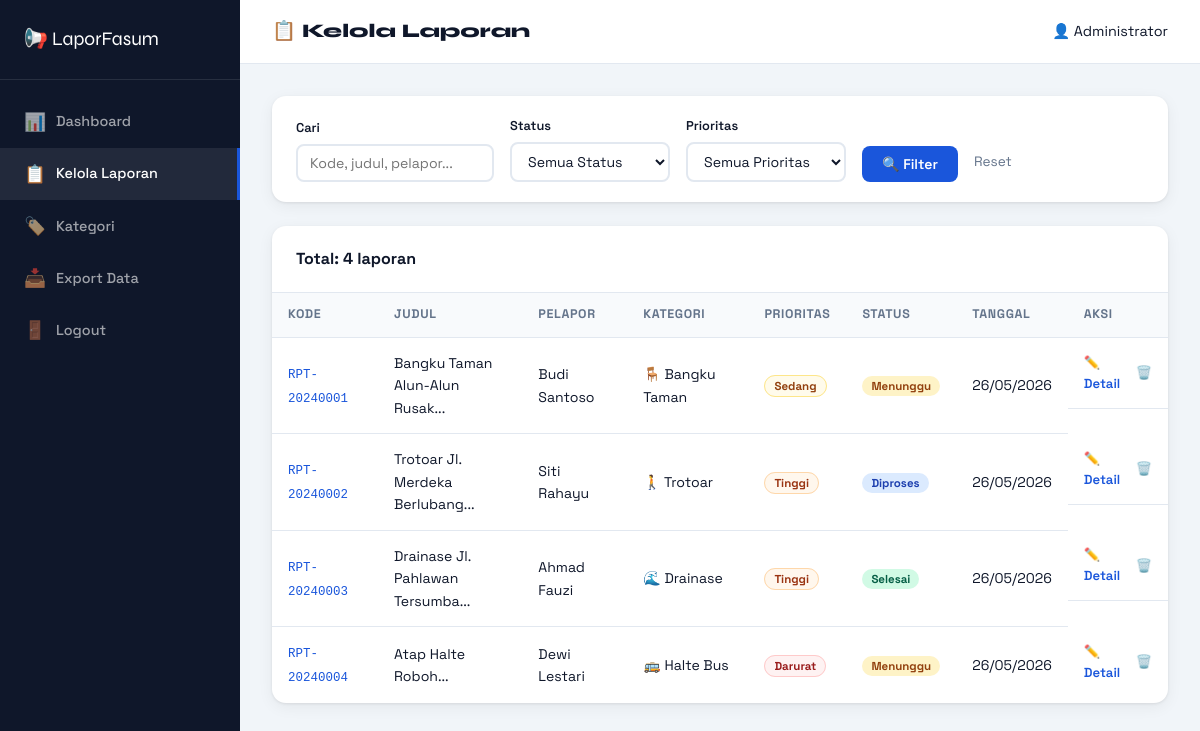
Page /admin/laporan.php (signed in) on the committed database.
### tables this page shows
CREATE TABLE IF NOT EXISTS laporan (
    id INT AUTO_INCREMENT PRIMARY KEY,
    kode_laporan VARCHAR(20) UNIQUE NOT NULL,
    nama_pelapor VARCHAR(150) NOT NULL,
    email_pelapor VARCHAR(150),
    no_hp VARCHAR(20),
    kategori_id INT NOT NULL,
    judul VARCHAR(255) NOT NULL,
    deskripsi TEXT NOT NULL,
    lokasi VARCHAR(255) NOT NULL,
    latitude DECIMAL(10,8),
    longitude DECIMAL(11,8),
    foto VARCHAR(255),
    status ENUM('menunggu','diproses','selesai','ditolak') DEFAULT 'menunggu',
    prioritas ENUM('rendah','sedang','tinggi','darurat') DEFAULT 'sedang',
    catatan_admin TEXT,
    created_at TIMESTAMP DEFAULT CURRENT_TIMESTAMP,
    updated_at TIMESTAMP DEFAULT CURRENT_TIMESTAMP ON UPDATE CURRENT_TIMESTAMP,
    FOREIGN KEY (kategori_id) REFERENCES kategori(id)
);

CREATE TABLE IF NOT EXISTS kategori (
    id INT AUTO_INCREMENT PRIMARY KEY,
    nama VARCHAR(100) NOT NULL,
    ikon VARCHAR(50) NOT NULL,
    deskripsi TEXT,
    created_at TIMESTAMP DEFAULT CURRENT_TIMESTAMP
);

### includes/config.php (called while the page is built, shortened)
<?php
function statusBadge($status) {
    $badges = [
        'menunggu' => ['label' => 'Menunggu', 'class' => 'status-waiting'],
        'diproses' => ['label' => 'Diproses', 'class' => 'status-process'],
        'selesai'  => ['label' => 'Selesai',  'class' => 'status-done'],
        'ditolak'  => ['label' => 'Ditolak',  'class' => 'status-rejected'],
    ];
    return $badges[$status] ?? ['label' => $status, 'class' => 'status-waiting'];
}
function prioritasBadge($prioritas) {
    $badges = [
        'rendah'  => ['label' => 'Rendah',  'class' => 'prio-low'],
        'sedang'  => ['label' => 'Sedang',  'class' => 'prio-medium'],
        'tinggi'  => ['label' => 'Tinggi',  'class' => 'prio-high'],
        'darurat' => ['label' => 'Darurat', 'class' => 'prio-urgent'],
    ];
    return $badges[$prioritas] ?? ['label' => $prioritas, 'class' => 'prio-medium'];
}
?>

### admin/laporan.php (the view, shortened to what this page needs)
<!DOCTYPE html>
<html lang="id">
<head>
    <link rel="stylesheet" href="../assets/css/style.css">
</head>
<body class="admin-body">
<?php
require_once '../includes/config.php';
$page = max(1, (int)($_GET['page'] ?? 1));
$per = 15; $offset = ($page-1)*$per;
$search   = trim($_GET['q'] ?? '');
$where = ['1=1']; $params = [];
$w = implode(' AND ', $where);
$total = $pdo->prepare("SELECT COUNT(*) FROM laporan l WHERE $w");
$total->execute($params); $total = $total->fetchColumn();
$stmt = $pdo->prepare("SELECT l.*, k.nama as kn, k.ikon FROM laporan l JOIN kategori k ON l.kategori_id=k.id WHERE $w ORDER BY l.created_at DESC LIMIT $per OFFSET $offset");
$stmt->execute($params);
$list = $stmt->fetchAll();
?>
<div class="admin-sidebar">
    <div class="logo"><a href="dashboard.php">📢 LaporFasum</a></div>
    <nav class="sidebar-menu">
        <a href="dashboard.php"><span>📊</span> Dashboard</a>
        <a href="laporan.php" class="active"><span>📋</span> Kelola Laporan</a>
        <a href="kategori.php"><span>🏷️</span> Kategori</a>
        <a href="export.php"><span>📥</span> Export Data</a>
        <a href="logout.php"><span>🚪</span> Logout</a>
    </nav>
</div>
<div class="admin-main">
    <div class="admin-topbar">
        <h1>📋 Kelola Laporan</h1>
        <div class="admin-user">👤 <?= htmlspecialchars($_SESSION['admin_nama']) ?></div>
    </div>
    <div class="admin-content">
        <form method="GET" class="filter-bar">
            <div class="form-group">
                <label>Cari</label>
                <input type="text" name="q" value="<?= htmlspecialchars($search) ?>" placeholder="Kode, judul, pelapor...">
            </div>
            <div class="form-group">
                <label>Status</label>
                <select name="status">
                    <option value="">Semua Status</option>
                </select>
            </div>
            <div class="form-group">
                <label>Prioritas</label>
                <select name="prioritas">
                    <option value="">Semua Prioritas</option>
                </select>
            </div>
            <button type="submit" class="btn-filter">🔍 Filter</button>
            <a href="laporan.php" style="color:#64748b; font-size:.85rem; text-decoration:none; align-self:flex-end; padding-bottom:9px;">Reset</a>
        </form>
        <div class="admin-table-card">
            <div class="table-header">
                <h2>Total: <?= number_format($total) ?> laporan</h2>
            </div>
            <table class="admin-table">
                <thead>
                    <tr>
                        <th>Kode</th>
                        <th>Judul</th>
                        <th>Pelapor</th>
                        <th>Kategori</th>
                        <th>Prioritas</th>
                        <th>Status</th>
                        <th>Tanggal</th>
                        <th>Aksi</th>
                    </tr>
                </thead>
                <tbody>
                    <?php if (empty($list)): ?>
                    <tr><td colspan="8" style="text-align:center; color:#94a3b8; padding:40px;">Tidak ada laporan ditemukan.</td></tr>
                    <?php else: ?>
                    <?php foreach ($list as $l):
                        $b = statusBadge($l['status']);
                        $p = prioritasBadge($l['prioritas']);
                    ?>
                    <tr>
                        <td><code style="color:#1a56db; font-size:.78rem;"><?= $l['kode_laporan'] ?></code></td>
                        <td style="max-width:180px;" title="<?= htmlspecialchars($l['judul']) ?>"><?= htmlspecialchars(substr($l['judul'],0,30)) ?>...</td>
                        <td><?= htmlspecialchars($l['nama_pelapor']) ?></td>
                        <td><?= $l['ikon'] ?> <?= htmlspecialchars($l['kn']) ?></td>
                        <td><span class="badge <?= $p['class'] ?>"><?= $p['label'] ?></span></td>
                        <td><span class="badge <?= $b['class'] ?>"><?= $b['label'] ?></span></td>
                        <td><?= date('d/m/Y', strtotime($l['created_at'])) ?></td>
                        <td style="display:flex; gap:6px; align-items:center;">
                            <a href="detail.php?id=<?= $l['id'] ?>" style="color:#1a56db; font-size:.82rem; font-weight:600; text-decoration:none;">✏️ Detail</a>
                            <a href="laporan.php?delete=<?= $l['id'] ?>" onclick="return confirmDelete('Yakin hapus laporan <?= $l['kode_laporan'] ?>?')" style="color:#ef4444; font-size:.82rem; font-weight:600; text-decoration:none;">🗑️</a>
                        </td>
                    </tr>
                    <?php endforeach; ?>
                    <?php endif; ?>
                </tbody>
            </table>
        </div>
    </div>
</div>
</body>
</html>

### assets/css/style.css (style rules this page uses)
:root { --primary: #1a56db; --primary-dark: #1242a8; --primary-light: #e8f0fe; --accent: #f59e0b; --accent-dark: #d97706; --success: #10b981; --warning: #f59e0b; --danger: #ef4444; --purple: #8b5cf6; --bg: #f8fafc; --surface: #ffffff; --border: #e2e8f0; --text: #0f172a; --text-muted: #64748b; --text-light: #94a3b8; --shadow: 0 1px 3px rgba(0,0,0,.08), 0 4px 16px rgba(0,0,0,.06); --shadow-lg: 0 8px 32px rgba(0,0,0,.12); --radius: 14px; --radius-sm: 8px; --font-body: 'Space Grotesk', sans-serif; --font-display: 'Syne', sans-serif; }
*, *::before, *::after { box-sizing: border-box; margin: 0; padding: 0; }
html { scroll-behavior: smooth; }
body { font-family: var(--font-body); background: var(--bg); color: var(--text); line-height: 1.6; font-size: 15px; }
.form-group { display: flex; flex-direction: column; gap: 6px; margin-bottom: 16px; }
.form-group label { font-size: .85rem; font-weight: 600; color: var(--text); }
.form-group input, .form-group select, .form-group textarea { border: 2px solid var(--border); border-radius: 10px; padding: 11px 14px; font-family: var(--font-body); font-size: .9rem; color: var(--text); background: var(--surface); transition: border-color .2s; width: 100%; }
.badge { font-size: .72rem; font-weight: 700; padding: 3px 9px; border-radius: 20px; }
.status-waiting { background: #fef3c7; color: #92400e; }
.status-process { background: #dbeafe; color: #1e40af; }
.status-done { background: #d1fae5; color: #065f46; }
.prio-medium { background: #fffbeb; color: #92400e; border: 1px solid #fde68a; }
.prio-high { background: #fff7ed; color: #9a3412; border: 1px solid #fed7aa; }
.prio-urgent { background: #fef2f2; color: #991b1b; border: 1px solid #fecaca; }
.admin-body { background: #f1f5f9; }
.admin-sidebar { position: fixed; left: 0; top: 0; bottom: 0; width: 240px; background: #0f172a; padding: 24px 0; display: flex; flex-direction: column; }
.admin-sidebar .logo { padding: 0 24px 24px; border-bottom: 1px solid rgba(255,255,255,.1); }
.admin-sidebar .logo a { color: #fff; text-decoration: none; font-family: var(--font-display); font-size: 1.2rem; }
.sidebar-menu { flex: 1; padding: 16px 0; }
.sidebar-menu a { display: flex; align-items: center; gap: 10px; padding: 12px 24px; color: rgba(255,255,255,.6); text-decoration: none; font-size: .9rem; font-weight: 500; transition: all .2s; }
.sidebar-menu a:hover, .sidebar-menu a.active { background: rgba(255,255,255,.08); color: #fff; border-right: 3px solid var(--primary); }
.sidebar-menu a span { font-size: 1.1rem; }
.admin-main { margin-left: 240px; min-height: 100vh; }
.admin-topbar { background: #fff; border-bottom: 1px solid var(--border); padding: 16px 32px; display: flex; justify-content: space-between; align-items: center; position: sticky; top: 0; z-index: 10; }
.admin-topbar h1 { font-family: var(--font-display); font-size: 1.2rem; font-weight: 800; }
.admin-user { display: flex; align-items: center; gap: 10px; font-size: .9rem; }
.admin-content { padding: 32px; }
.admin-table-card { background: #fff; border-radius: var(--radius); box-shadow: var(--shadow); overflow: hidden; }
.table-header { padding: 20px 24px; border-bottom: 1px solid var(--border); display: flex; justify-content: space-between; align-items: center; }
.table-header h2 { font-size: 1rem; font-weight: 700; }
.admin-table { width: 100%; border-collapse: collapse; }
.admin-table th { background: var(--bg); padding: 12px 16px; text-align: left; font-size: .78rem; font-weight: 700; color: var(--text-muted); text-transform: uppercase; letter-spacing: .05em; border-bottom: 1px solid var(--border); }
.admin-table td { padding: 14px 16px; border-bottom: 1px solid var(--border); font-size: .88rem; vertical-align: middle; }
.admin-table tr:last-child td { border-bottom: none; }
.filter-bar { background: #fff; border-radius: var(--radius); padding: 20px 24px; box-shadow: var(--shadow); margin-bottom: 24px; display: flex; gap: 16px; align-items: flex-end; flex-wrap: wrap; }
.filter-bar .form-group { margin-bottom: 0; min-width: 160px; }
.filter-bar label { font-size: .8rem; font-weight: 600; }
.filter-bar input, .filter-bar select { border: 2px solid var(--border); border-radius: 8px; padding: 8px 12px; font-family: var(--font-body); font-size: .88rem; }
.btn-filter { background: var(--primary); color: #fff; border: none; border-radius: 8px; padding: 9px 20px; font-family: var(--font-body); font-weight: 600; cursor: pointer; font-size: .88rem; }

### rows in the picture
laporan: kode_laporan "RPT-20240001", judul "Bangku Taman Alun-Alun Rusak", nama_pelapor "Budi Santoso", kategori.ikon "🪑", kategori.nama "Bangku Taman", prioritas "Sedang", status "Menunggu", created_at "26/05/2026"
laporan: kode_laporan "RPT-20240002", judul "Trotoar Jl. Merdeka Berlubang", nama_pelapor "Siti Rahayu", kategori.ikon "🚶", kategori.nama "Trotoar", prioritas "Tinggi", status "Diproses", created_at "26/05/2026"
laporan: kode_laporan "RPT-20240003", judul "Drainase Jl. Pahlawan Tersumba", nama_pelapor "Ahmad Fauzi", kategori.ikon "🌊", kategori.nama "Drainase", prioritas "Tinggi", status "Selesai", created_at "26/05/2026"
laporan: kode_laporan "RPT-20240004", judul "Atap Halte Roboh", nama_pelapor "Dewi Lestari", kategori.ikon "🚌", kategori.nama "Halte Bus", prioritas "Darurat", status "Menunggu", created_at "26/05/2026"

### other values in the picture
$_SESSION['admin_nama'] "Administrator"
$total "4"
